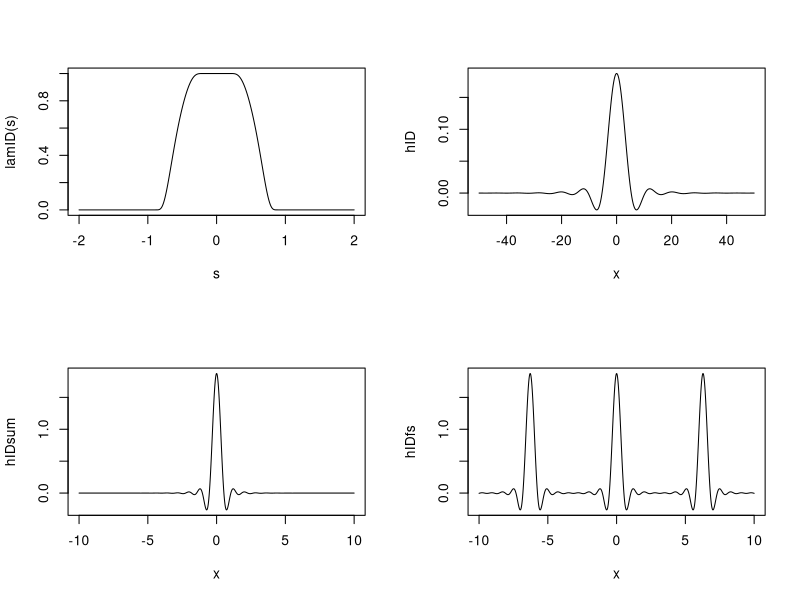

The R script that drew this image:
par(mfrow=c(2,2))

c = 0.05
b = 0.25

### lamID: infinite differentiable flat-top function
lamID <- function(x)
{
  ifelse( abs(x) <= c, 
          1, 
          ifelse( abs(x) < 1, 
                  exp(-b*exp(-b/(abs(x)-c)^2)/(abs(x)-1)^2), 
                  0
          ) 
  )
}
s = seq(-2,2,0.01)
plot(s, lamID(s), type='l')


### WID: inverse fourier transform of lamID
WID <- function(w)
{
  t = seq(-1, 1, 0.01)[-1]-0.005
  rs = 1/2/pi*sum(lamID(t)*cos(w*t))*.01
  
  return(rs)
}
hID <- Vectorize(WID)
plot.function(hID, from = -50, to = 50, n = 1000)


### WIDsum: W^(T)
WIDsum <- function(x){
  ss = 0
  BT = 0.1
  
  for (i in -200:200){
    ss = ss + 1/BT*hID((x + 2*pi*i)/BT)
  }
  return(ss)
}
hIDsum <- Vectorize(WIDsum)
plot.function(hIDsum, from = -10, to = 10, n = 1000)




WID_fs <- function(x){
  fs = 0
  B_T = 0.1
  for (i in -20:20){
    fs = fs + 1/2/pi*lamID(i*B_T)*cos(i*x)
  }
  return(fs)
}
  
hIDfs <- Vectorize(WID_fs)
plot.function(hIDfs, from = -10, to = 10, n = 1000)

